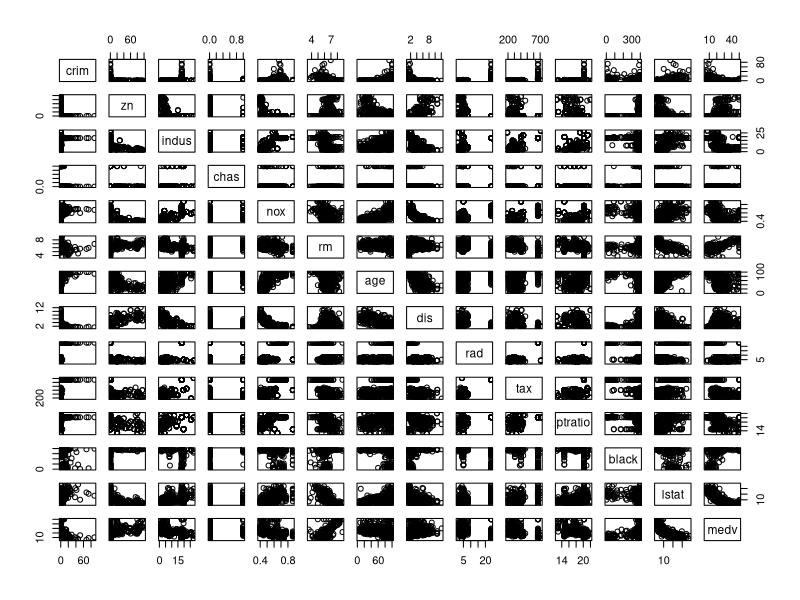
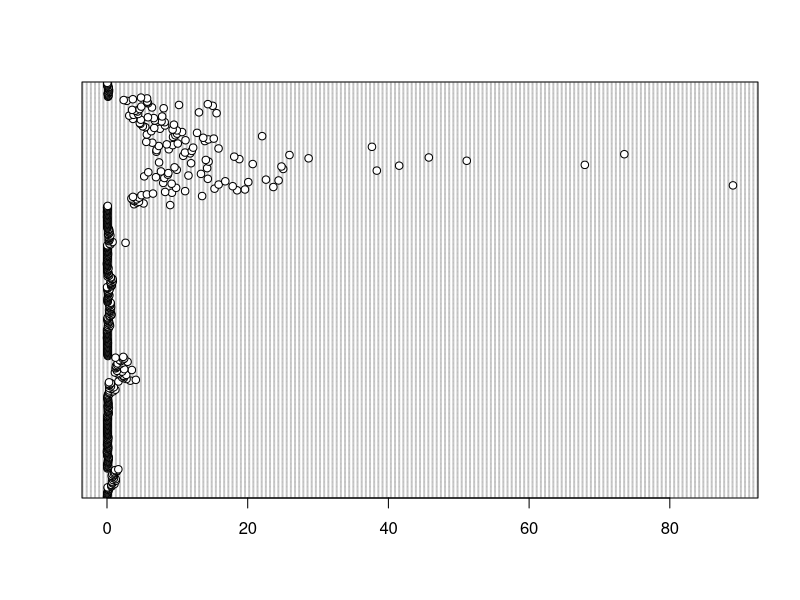
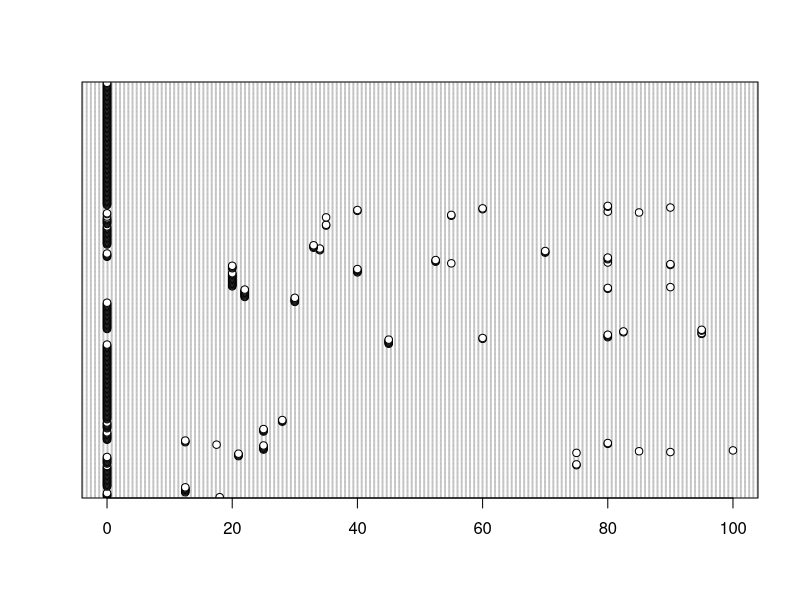
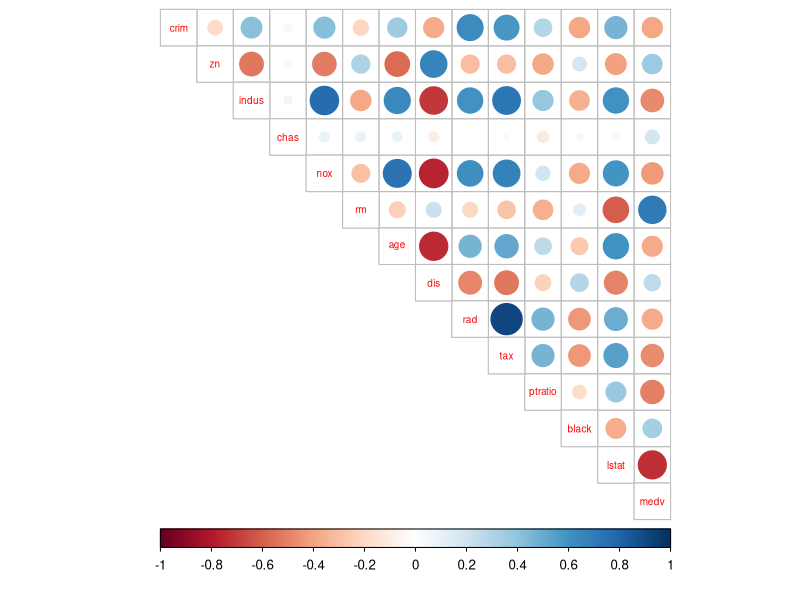
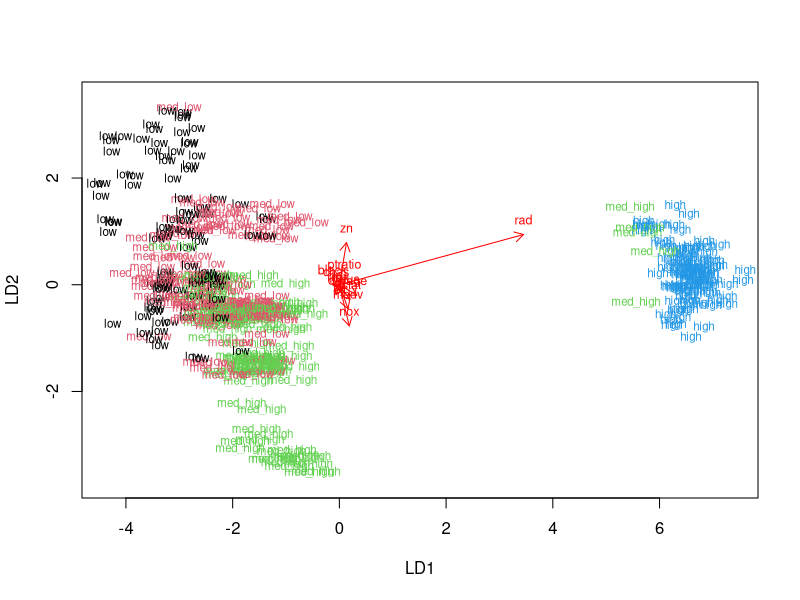
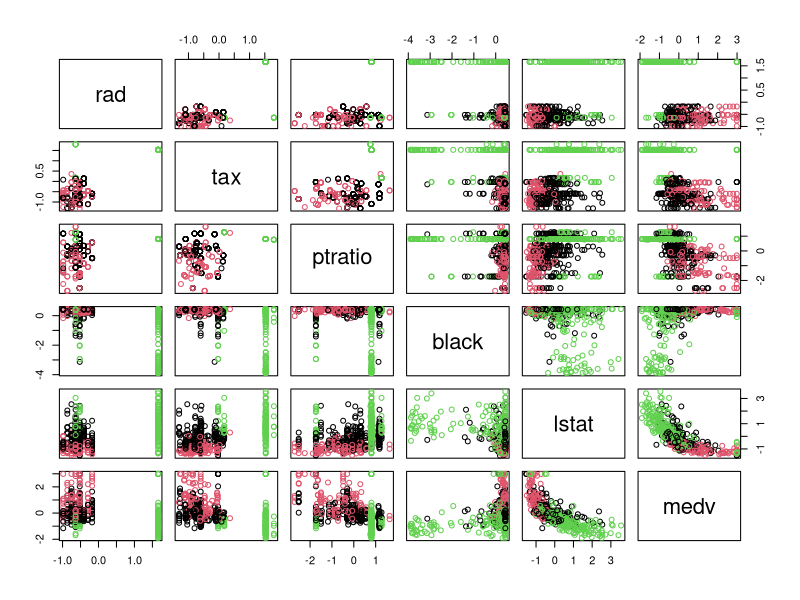
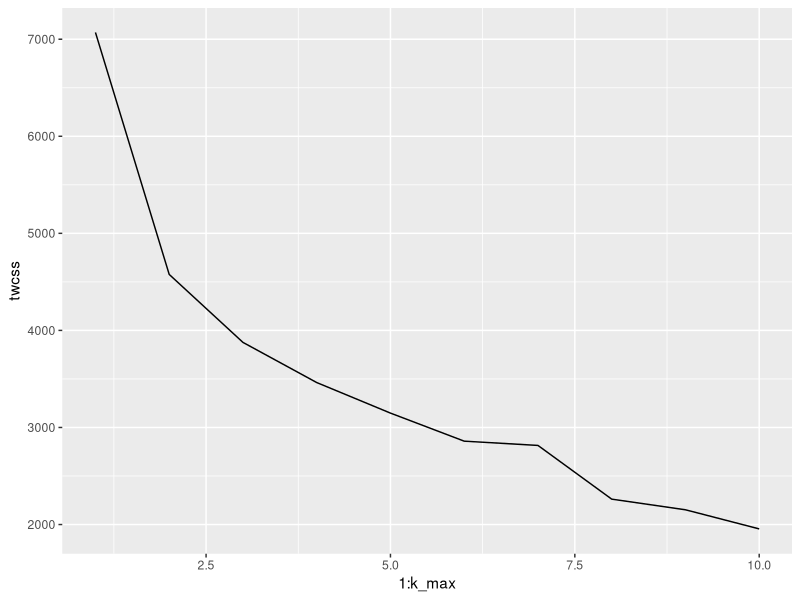
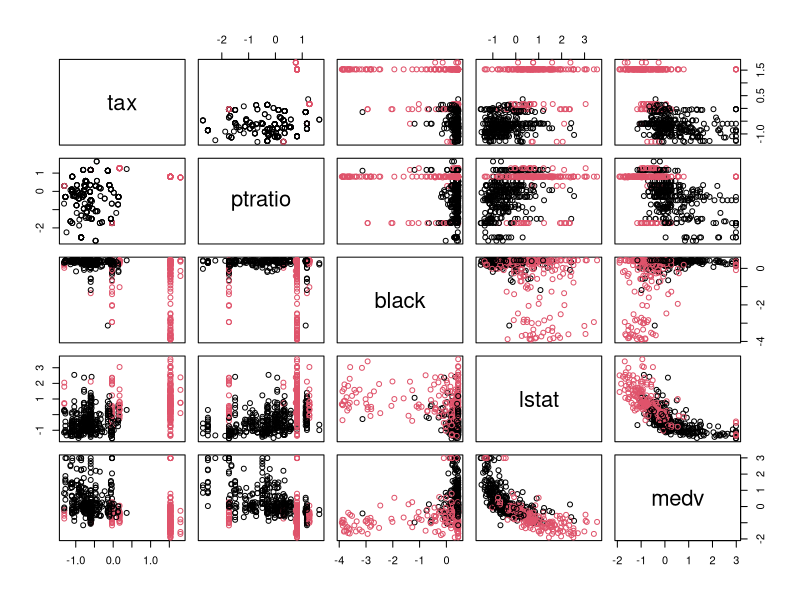

Write R code to recreate these figures, in order.
## ---- chunk 1
knitr::opts_chunk$set(echo = TRUE)
## ---- chunk 2
# access the MASS package
library(MASS)

# load the data
data("Boston")

# explore the dataset
str(Boston)
summary(Boston)
## ---- chunk 3
pairs(Boston)
## ---- chunk 4
dotchart(Boston$crim)

dotchart(Boston$zn)
## ---- chunk 5
library(corrplot)
library(magrittr)

# calculate the correlation matrix and round it
cor_matrix<-cor(Boston) %>%round(digits=2)

# print the correlation matrix
print(cor_matrix)
## ---- chunk 6
# visualize the correlation matrix
corrplot(cor_matrix, method="circle",type="upper",cl.pos = "b", tl.pos = "d", tl.cex = 0.6)

## ---- chunk 7
# center and standardize variables
boston_scaled <- scale(Boston)

# summaries of the scaled variables
summary(boston_scaled)

# class of the boston_scaled object
class(boston_scaled)

# change the object to data frame
boston_scaled<-as.data.frame(boston_scaled)
## ---- chunk 8
# summary of the scaled crime rate
summary(boston_scaled$crim)

# create a quantile vector of crim and print it
bins <- quantile(boston_scaled$crim)
bins

# create a categorical variable 'crime'
crime <- cut(boston_scaled$crim, breaks = bins, include.lowest = TRUE,label=c("low","med_low","med_high","high"))

# look at the table of the new factor crime
table(crime)

# remove original crim from the dataset
boston_scaled <- dplyr::select(boston_scaled, -crim)

# add the new categorical value to scaled data
boston_scaled <- data.frame(boston_scaled, crime)
## ---- chunk 9
##dividing the data into training and testing sets

# number of rows in the Boston dataset 
n <- nrow(boston_scaled)

# choose randomly 80% of the rows
ind <- sample(n,  size = n * 0.8)

# create train set
train <- boston_scaled[ind,]

# create test set 
test <- boston_scaled[-ind,]
## ---- chunk 10
# linear discriminant analysis
lda.fit <- lda(crime~., data = train)

# print the lda.fit object
lda.fit

# the function for lda biplot arrows
lda.arrows <- function(x, myscale = 1, arrow_heads = 0.1, color = "red", tex = 0.75, choices = c(1,2)){
  heads <- coef(x)
  arrows(x0 = 0, y0 = 0, 
         x1 = myscale * heads[,choices[1]], 
         y1 = myscale * heads[,choices[2]], col=color, length = arrow_heads)
  text(myscale * heads[,choices], labels = row.names(heads), 
       cex = tex, col=color, pos=3)
}

# target classes as numeric
classes <- as.numeric(train$crime)

# plot the lda results
plot(lda.fit, dimen = 2,col=classes,pch=classes)
lda.arrows(lda.fit, myscale = 1)

## ---- chunk 11
# save the correct classes from test data
correct_classes <- test$crime

# remove the crime variable from test data
test <- dplyr::select(test, -crime)

# predict classes with test data
lda.pred <- predict(lda.fit, newdata = test)

# cross tabulate the results
table(correct = correct_classes, predicted = lda.pred$class)

## ---- chunk 12
#standardize the data set
boston_scaled2 <- scale(Boston)

# class of the boston_scaled object
class(boston_scaled2)

# change the object to data frame
boston_scaled2<-as.data.frame(boston_scaled2)

# euclidean distance matrix
dist_eu <- dist(boston_scaled2)

# look at the summary of the distances
summary(dist_eu)
## ---- chunk 13

# k-means clustering
km <-kmeans(boston_scaled2, centers = 3)

# plot the Boston dataset with clusters
pairs(boston_scaled2[9:14], col = km$cluster)
## ---- chunk 14

library(ggplot2)

# set values
set.seed(123)

# determine the number of clusters
k_max <- 10

# calculate the total within sum of squares
twcss <- sapply(1:k_max, function(k){kmeans(boston_scaled2, k)$tot.withinss})

# visualize the results
qplot(x = 1:k_max, y = twcss, geom = 'line')
## ---- chunk 15

# k-means clustering
km <-kmeans(boston_scaled2, centers = 2)

# plot the Boston dataset with clusters
pairs(boston_scaled2[10:14], col = km$cluster)

